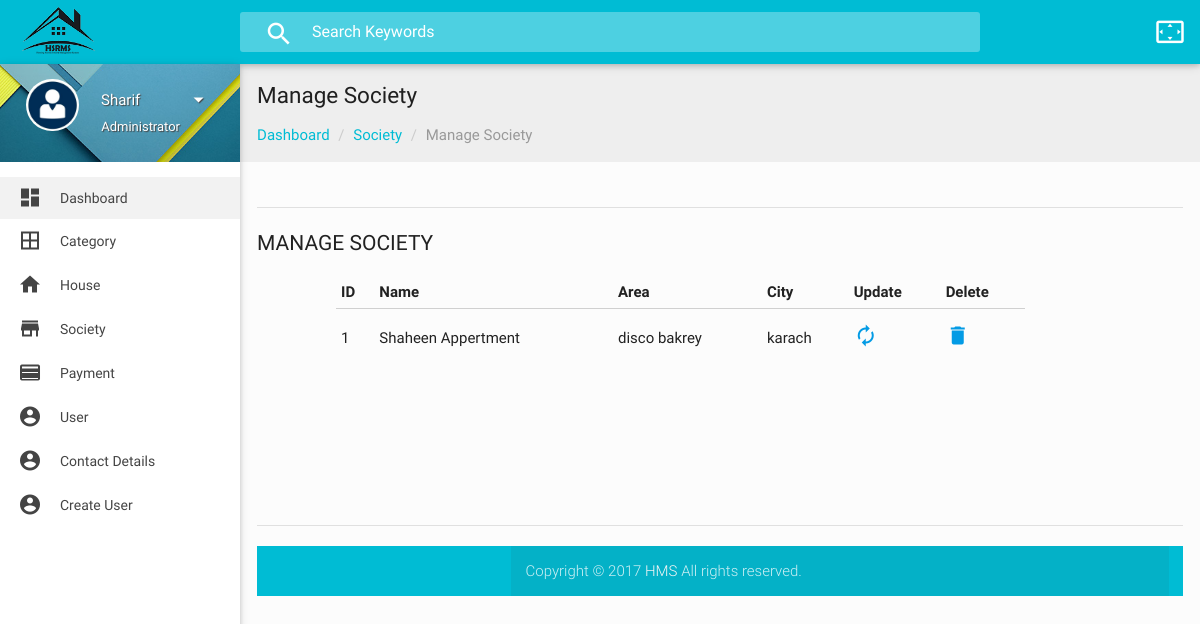
Page /layout02/manage_society_form.php (signed in) on the committed database.
### tables this page shows
CREATE TABLE IF NOT EXISTS `society` (
  `id` int(11) NOT NULL,
  `sty_name` varchar(100) NOT NULL,
  `sty_area` varchar(100) NOT NULL,
  `sty_city` varchar(100) NOT NULL
);

### layout02/manage_society_form.php (the view, shortened to what this page needs)
<?php include "header.php";?>
<?php include "sidebar.php";?>
     <section id="content">
       <div id="breadcrumbs-wrapper" class=" grey lighten-3">
         <div class="container">
           <div class="row">
             <div class="col s12 m12 l12">
               <h5 class="breadcrumbs-title">Manage Society</h5>
               <ol class="breadcrumb">
                   <li><a href="dashboard.php">Dashboard</a></li>
                   <li><a href="#">Society</a></li>
                   <li class="active">Manage Society</li>
               </ol>
             </div>
           </div>
         </div>
       </div>
       <div class="container">
         <div class="section">
           <div class="divider"></div>
           <div id="table-datatables">
             <h4 class="header">Manage Society</h4>
             <div class="row">
               <div class="col s12 m8 l9 offset-l1">
                 <table id="data-table-simple" class="responsive-table display" cellspacing="0">
                   <thead>
                       <tr>
                           <th>ID</th>
                           <th>Name</th>
                           <th>Area</th>
                           <th>City</th>
                           <th>Update</th>
                           <th>Delete</th>
                       </tr>
                   </thead>
                      <?php
                           include "connection/connect.php";
                           $qry = "SELECT * FROM society";
                           $result = mysqli_query($conn,$qry);
                           $sno = 0;
                           while($row = mysqli_fetch_assoc($result)){?>
                   <tbody>
                       <tr>
                           <td><?php echo ++$sno;?></td>
                           <td><?php echo $row['sty_name']; ?></td>
                           <td><?php echo $row['sty_area'];?></td>
                           <td><?php echo $row['sty_city'];?></td>
                           <td><a href="edite_society_form.php?edt_sty=<?php echo $row['id'];?>"><i class="mdi-action-autorenew"></i></a></td>
                           <td><a href="delete_society.php?dlt_sty=<?php echo $row['id'];?>"><i class="mdi-action-delete"></i></a></td>
                       </tr>
                   </tbody>
                   <?php } ?>
                 </table>
               </div>
             </div>
           </div>
           <br><br><br><br><br><br><br>
           <div class="divider"></div>
   <?php include "footer.php"; ?>

### layout02/header.php (shortened to what this page needs)
<!DOCTYPE html>
<html lang="en">
<head>
    <link href="css/materialize.css" type="text/css" rel="stylesheet" media="screen,projection">
    <link href="css/style.css" type="text/css" rel="stylesheet" media="screen,projection">
    <link href="css/custom-style.css" type="text/css" rel="stylesheet" media="screen,projection">
    <link href="css/custom-style.css" type="text/css" rel="stylesheet" media="screen,projection">
    <link href="js/plugins/perfect-scrollbar/perfect-scrollbar.css" type="text/css" rel="stylesheet" media="screen,projection">
    <link href="js/plugins/jvectormap/jquery-jvectormap.css" type="text/css" rel="stylesheet" media="screen,projection">
    <link href="js/plugins/chartist-js/chartist.min.css" type="text/css" rel="stylesheet" media="screen,projection">
     <link href="js/plugins/fullcalendar/css/fullcalendar.min.css" type="text/css" rel="stylesheet" media="screen,projection">
</head>
<body>
    <header id="header" class="page-topbar">
        <div class="navbar-fixed">
            <nav class="cyan">
                <div class="nav-wrapper">
                    <ul class="left">
                      <li><h1 class="logo-wrapper"><a href="dashboard.php" class="brand-logo darken-1"><img src="images/HSRMS-logo.png" alt="materialize logo"></a> <span class="logo-text">Materialize</span></h1></li>
                    </ul>
                    <div class="header-search-wrapper hide-on-med-and-down">
                        <i class="mdi-action-search"></i>
                        <input type="text" name="Search" class="header-search-input z-depth-2" placeholder="Search Keywords"/>
                    </div>
                    <ul class="right hide-on-med-and-down">
                        <li><a href="javascript:void(0);" class="waves-effect waves-block waves-light toggle-fullscreen"><i class="mdi-action-settings-overscan"></i></a>
                        </li>
                    </ul>
                </div>
            </nav>
        </div>
    </header>

### layout02/sidebar.php (shortened to what this page needs)
<div id="main">
    <div class="wrapper">
        <aside id="left-sidebar-nav">
            <ul id="slide-out" class="side-nav fixed leftside-navigation">
                <li class="user-details cyan darken-2">
                    <div class="row">
                        <div class="col col s4 m4 l4">
                            <img src="images/admin2.png" alt="" class="circle responsive-img valign profile-image">
                        </div>
                        <div class="col col s8 m8 l8">
                            <a class="btn-flat dropdown-button waves-effect waves-light white-text profile-btn" href="#" data-activates="profile-dropdown"><?php echo $_SESSION['user_name'];?><i class="mdi-navigation-arrow-drop-down right"></i></a>
                            <p class="user-roal">Administrator</p>
                        </div>
                    </div>
                </li>
                <li class="bold active"><a href="dashboard.php" class="waves-effect waves-cyan"><i class="mdi-action-dashboard"></i> Dashboard</a>
	</li>
                     <li class="no-padding">
                  	  <ul class="collapsible collapsible-accordion">
                        <li class="bold"><a class="collapsible-header  waves-effect waves-cyan"><i class="mdi-editor-border-all"></i> Category</a>
                        </li>
                        <li class="bold"><a class="collapsible-header  waves-effect waves-cyan"><i class="mdi-action-home"></i> House</a>
                        </li>
                        <li class="bold"><a class="collapsible-header  waves-effect waves-cyan"><i class="mdi-action-store"></i> Society</a>
                        </li>
                        <li class="bold"><a class="collapsible-header  waves-effect waves-cyan"><i class="mdi-action-credit-card"></i> Payment</a>
                        </li>
                        <li class="bold"><a class="collapsible-header  waves-effect waves-cyan"><i class="mdi-action-account-circle"></i> User</a>
                        </li>
                      </ul>
              	  </li>
                   <li class="bold"><a href="contact.php" class="collapsible-header  waves-effect waves-cyan"><i class="mdi-action-account-circle"></i> Contact Details</a>
                        </li>
                         <li class="bold"><a href="createuser.php" class="collapsible-header  waves-effect waves-cyan"><i class="mdi-action-account-circle"></i>Create User</a>
                        </li>
        </aside>

### layout02/footer.php (shortened to what this page needs)
    <footer class="page-footer">
        <div class="container">
        <div class="footer-copyright">
            <div class="container">
                Copyright © 2017 <a class="grey-text text-lighten-4" href="" target="_blank">HMS</a> All rights reserved.
            </div>
        </div>
    </footer>
</body>
</html>

### layout02/css/style.css (style rules this page uses)
body { background-color: #fcfcfc; }
#main, footer { padding-left: 240px; }
.container { padding: 0 0.5rem; margin: 0 auto; max-width: 100% !important; width: 98%; }
#content .container .row { margin-bottom: 0; }
@media only screen and (min-width: 601px) { .container { width: 98%; } }
@media only screen and (min-width: 993px) { .container { width: 98%; } }
h4.header { font-size: 1.5rem; line-height: 2.508rem; margin: 1.14rem 0 0.912rem 0; }
h4.header { font-size: 1.4rem; font-weight: 400; text-transform: uppercase; }
h1.logo-wrapper { margin: 0px 0px; }
header .brand-logo { margin: 1px 0px; padding: 0 20px; }
header .brand-logo img { width: 77px; }
.header-search-wrapper { max-width: 824px; width: 100%; margin: 0 auto; width: calc(100% - 45%); height: 40px; display: inline-block; margin-left: 240px; position: relative; }
.header-search-wrapper i { position: absolute; top: 0; font-size: 24px; top: 6px; left: 24px; line-height:32px !important; -webkit-transition: color 200ms ease; transition: color 200ms ease; }
input.header-search-input { display: block; padding: 8px 8px 8px 72px; width: 100%; background: rgba(255,255,255,0.3); height: 24px; -webkit-transition: all 200ms ease; transition: all 200ms ease; border: none; font-size: 16px; appearance: textfield; font-weight: 400; outline: none; border-radius: 3px; }
.header-search-input::placeholder { color:#fff; font-size:16px; font-weight:400 }
ul.side-nav.leftside-navigation { top: 64px; }
.side-nav a { line-height: 42px; height: 42px; }
#left-sidebar-nav { position: fixed; width: 100px; left: 180px; z-index: 999; height: auto; }
#slide-out li a i { line-height: inherit; width: 2rem; font-size: 1.6rem; display: block; float: left; text-align: center; margin-right: 1rem; }
ul.side-nav li { padding: 0; }
ul.side-nav .collapsible-header { margin: 0; }
ul.side-nav.leftside-navigation { overflow: hidden; }
ul.side-nav.leftside-navigation li { line-height: 44px; }
ul.side-nav.leftside-navigation li:hover, ul.side-nav.leftside-navigation li.active { background-color: rgba(0, 0, 0, 0.05); }
ul.side-nav.leftside-navigation li a { font-size: 14px; font-weight: 400; }
ul.side-nav.leftside-navigation ul.collapsible-accordion { background-color: #FFF; }
ul.side-nav.leftside-navigation li.user-details { background: url(../images/user-bg.jpg) no-repeat center center; -webkit-background-size: cover; -moz-background-size: cover; -o-background-size: cover; background-size: cover; margin-bottom: 15px; padding: 15px 0px 0px 15px; }
.user-details .row { margin: 0; }
ul.side-nav.leftside-navigation .profile-btn { margin: 0; text-transform: capitalize; padding: 0; text-shadow: 1px 1px 1px #444; font-size: 15px; }
.user-roal { color: #fff; margin-top: -16px; font-size: 13px; text-shadow: 1px 1px 1px #444; }
.bold > a { font-weight: bold; }
.breadcrumb { padding: 0px; margin: 15px 0px; list-style: none; }
.breadcrumbs-title { font-size: 1.5rem; line-height: 1.804rem; margin: 18px 0px 0px 0px; }
.breadcrumb > li { display: inline-block; }
.breadcrumb a { color: #00bcd4; }
.breadcrumb .active { font-weight: normal; color: #999; }
.breadcrumb > li + li:before { padding: 0 5px; color: #ccc; content: "/\00a0"; }
#flotchart td, th { padding: 5px; }
.collapsible-header { font-weight: 500; }
footer.page-footer { padding-top: 0px; }

### rows in the picture
society: sty_name "Shaheen Appertment", sty_area "disco bakrey", sty_city "karach"

### other values in the picture
$_SESSION['user_name'] "Sharif"
